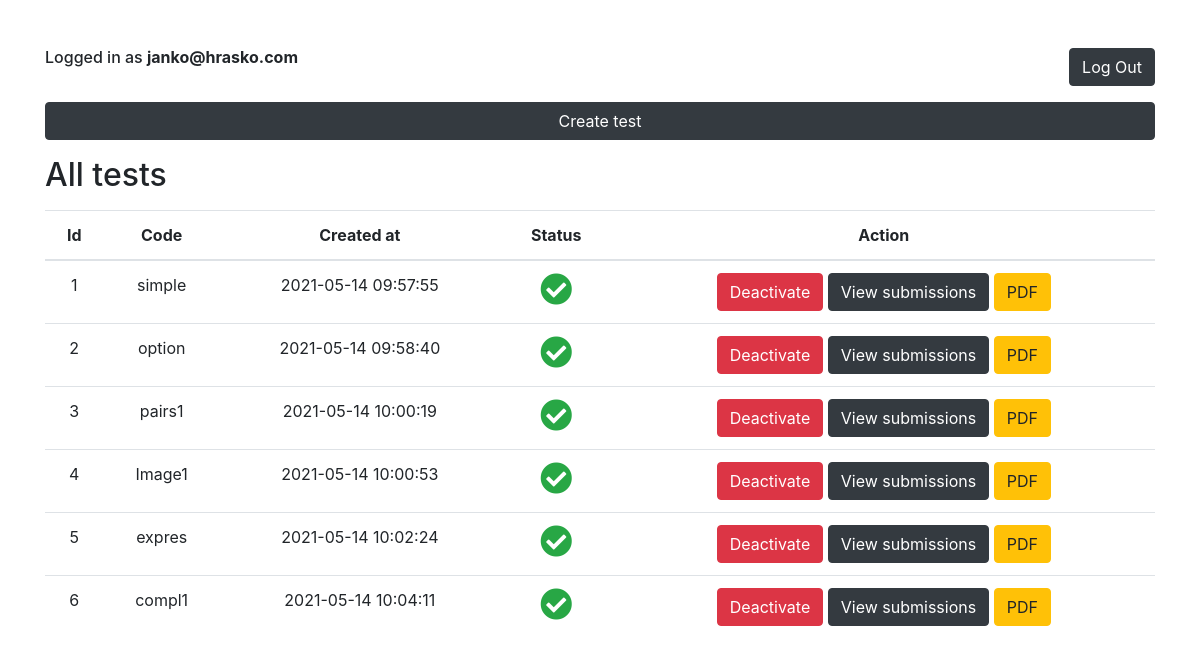
The app's page /teacher/teacherHome.php (signed in) with its own data.
### tables this page shows
CREATE TABLE `tests` (
  `id` int UNSIGNED NOT NULL,
  `code` varchar(6) NOT NULL,
  `teacher_id` int UNSIGNED DEFAULT NULL,
  `total_points` int DEFAULT NULL,
  `active` tinyint DEFAULT '0',
  `created_at` timestamp NULL DEFAULT CURRENT_TIMESTAMP,
  `time` int DEFAULT NULL
);

### TestController.php (called while the page is built, shortened)
<?php
class TestController
{
    private $connection;
    public function __construct()
    {
        $this->connection = new mysqli(HOSTNAME, USERNAME, PASSWORD, DATABASE);
    }
    public function getConnection()
    {
        return $this->connection;
    }
    public function getAllTests()
    {
        $res = $this->getConnection()->query('select * from tests');
        $tests = array();
        while ($a = $res->fetch_assoc()) {
            array_push($tests, $a);
        }
        return $tests;
    }
}

### teacher/teacherHome.php (the view, shortened to what this page needs)
<!doctype html>
<html lang="en">
<head>
    <link rel="stylesheet" href="https://cdn.jsdelivr.net/npm/bootstrap@4.6.0/dist/css/bootstrap.min.css">
    <link rel="stylesheet" href="https://cdnjs.cloudflare.com/ajax/libs/font-awesome/5.15.3/css/all.min.css">
</head>
<body>
<div class="container pt-5">
    <div class="row">
        <div class="col-6 text-left">
            <div class="h6 float-left">Logged in as <span class="font-weight-bold"><?=$_SESSION['email']?></span></div>
        </div>
        <div class="col-6 text-right">
            <a href="../logout.php" class="btn btn-dark float-right">Log Out</a>
        </div>
    </div>
    <div class="my-3">
        <a href="../test/createTest.php" class="btn btn-dark btn-block">Create test</a>
    </div>
    <h2>All tests</h2>
    <div class="my-3">
        <table class="table text-center">
            <thead>
                <tr>
                    <th>Id</th>
                    <th>Code</th>
                    <th>Created at</th>
                    <th>Status</th>
                    <th colspan="2">Action</th>
                </tr>
            </thead>
            <tbody>
            <?php
            include_once '../TestController.php';
            $controller = new TestController();
            $tests = $controller->getAllTests();
            foreach ($tests as $test): ?>
                <tr>
                    <td><?=$test['id']?></td>
                    <td><?=$test['code']?></td>
                    <td><?=$test['created_at']?></td>
                    <td>
                        <i class="fas fa-2x <?=($test['active'] ? 'text-success fa-check' : 'text-danger fa-times')?>-circle"></i>
                    </td>
                    <td>
                        <button class="btn btn-<?=($test['active'] ? 'danger deactivate-test" data-status="0' : 'success activate-test" data-status="1')?>" data-test-id="<?=$test['id']?>">
                            <?=($test['active'] ? 'Deactivate' : 'Activate')?>
                        </button>
                        <a class="btn btn-dark" href="showTestSubmissions.php?testId=<?=$test['id']?>">View submissions</a>
                        <a class="btn btn-warning" href="pdf_export.php?testId=<?=$test['id']?>">PDF</a>
                    </td>
                </tr>
            <?php endforeach; ?>
            </tbody>
        </table>
    </div>
</div>
</body>
</html>

### records on screen
tests: id "1", code "simple", created_at "2021-05-14 09:57:55", active 1 (drawn)
tests: id "2", code "option", created_at "2021-05-14 09:58:40", active 1 (drawn)
tests: id "3", code "pairs1", created_at "2021-05-14 10:00:19", active 1 (drawn)
tests: id "4", code "Image1", created_at "2021-05-14 10:00:53", active 1 (drawn)
tests: id "5", code "expres", created_at "2021-05-14 10:02:24", active 1 (drawn)
tests: id "6", code "compl1", created_at "2021-05-14 10:04:11", active 1 (drawn)

### other values on screen
$_SESSION['email'] "janko@hrasko.com"
